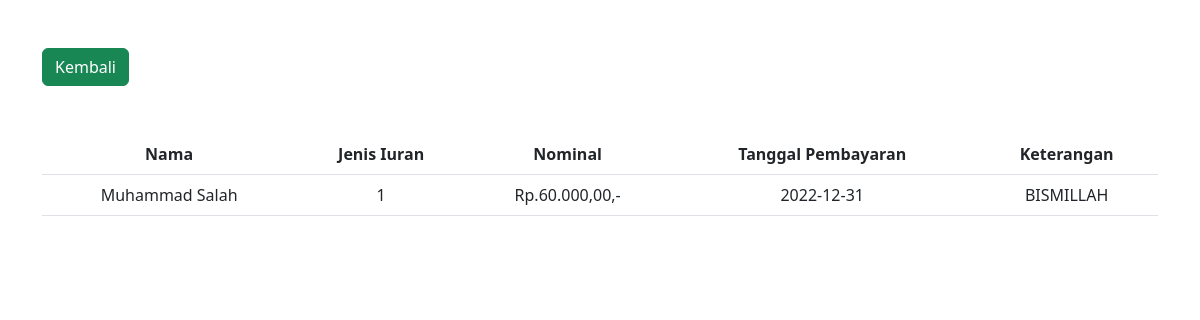
Screenshot of /data_iuran.php?id=23 with the database file from the repository.
### tables this page shows
CREATE TABLE `iuran` (
  `id` int(11) NOT NULL,
  `tanggal` date DEFAULT NULL,
  `warga_id` int(11) NOT NULL,
  `nominal` decimal(10,2) DEFAULT NULL,
  `keterangan` tinytext DEFAULT NULL,
  `jenis_iuran` tinyint(1) DEFAULT NULL
);

CREATE TABLE `warga` (
  `id` int(11) NOT NULL,
  `nik` varchar(50) DEFAULT NULL,
  `nama` varchar(200) DEFAULT NULL,
  `jenis_kelamin` enum('L','P') DEFAULT NULL,
  `no_hp` varchar(20) DEFAULT NULL,
  `alamat` tinytext DEFAULT NULL,
  `no_rumah` varchar(10) DEFAULT NULL,
  `status` tinyint(1) DEFAULT NULL,
  `users_id` int(11) NOT NULL
);

### data_iuran.php (the view, shortened to what this page needs)
<?php
    include("koneksi.php");
    $id = $_GET['id'];
    $sql = "SELECT warga.nama, iuran.jenis_iuran, iuran.nominal, iuran.tanggal, iuran.keterangan ";
    $sql .= "FROM warga ";
    $sql .= "INNER JOIN iuran ON warga.id = iuran.warga_id WHERE warga_id = '{$id}' ";
    $sql .= "ORDER BY tanggal DESC";
    $result = mysqli_query($conn, $sql);
?>
<!DOCTYPE html>
<html lang="en">
  <head>
    <link
      href="https://cdn.jsdelivr.net/npm/bootstrap@5.3.0-alpha1/dist/css/bootstrap.min.css"
      rel="stylesheet"
    />
    <link rel="stylesheet" href="https://cdn.jsdelivr.net/npm/bootstrap-icons@1.10.3/font/bootstrap-icons.css">
  </head>
  <body>
    <div class="container">
      <a href="index.php" type="button" class="btn btn-success my-5">Kembali</a>
      <table class="table table-hover">
        <tr class="text-center">
          <th>Nama</th>
          <th>Jenis Iuran</th>
          <th>Nominal</th>
          <th>Tanggal Pembayaran</th>
          <th>Keterangan</th>
        </tr>
        <?php if($result): ?>
        <?php while($row = mysqli_fetch_array($result)): ?>
        <tr class="text-center">
          <td><?= $row['nama'];?></td>
          <td><?= $row['jenis_iuran'];?></td>
          <td>Rp.<?= number_format($row['nominal'], 2, ",", ".");?>,-</td>
          <td><?= $row['tanggal'];?></td>
          <td><?= $row['keterangan'];?></td>
        </tr>
        <?php endwhile; else: ?>
        <tr>
          <td colspan="5">Belum ada data</td>
        </tr>
        <?php endif; ?>
      </table>
    </div>
  </body>
</html>

### rows the page displays
iuran: warga.nama "Muhammad Salah", jenis_iuran "1", nominal "60.000,00", tanggal "2022-12-31", keterangan "BISMILLAH"
